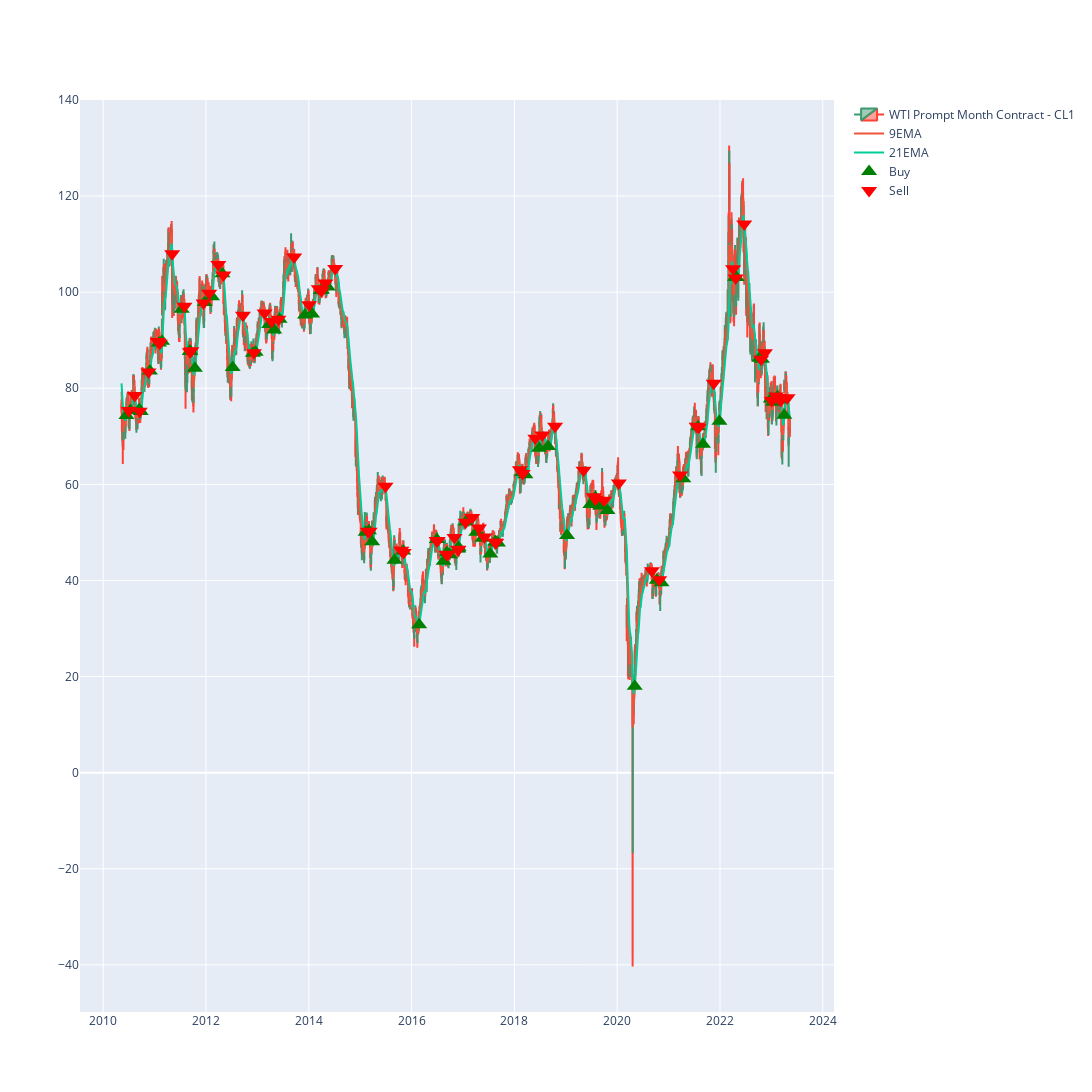

Notebook cell for this chart:
### Code cell
# simple candle chart

def ohlc_plot_sma(df):
    fig = go.Figure(data=[
                    go.Candlestick(
                        x=df.index,
                        open=df['Open'],
                        high=df['High'],
                        low=df['Low'], 
                        close=df['Close'],
                        name = 'WTI Prompt Month Contract - CL1'
                                        ),
                    go.Scatter(
                        x=df.index,
                        y=df['9EMA'],
                        name = '9EMA')]
                   )
                   
    fig.add_trace(go.Scatter(
                    x=df.index, 
                    y=df['21EMA'],
                    mode='lines',
                    name='21EMA')
                 
                 )
    # buy signals
    fig.add_trace(go.Scatter(
                    x=df[df['Position'] == 1].index, 
                    y=df['9EMA'][df['Position'] == 1],
                    mode='markers',
                    name='Buy',
                    marker_symbol='triangle-up',
                    marker_color='green',
                    marker_size=14))
    
    # sell signals
    fig.add_trace(go.Scatter(
                    x=df[df['Position'] == -1].index, 
                    y=df['21EMA'][df['Position'] == -1],
                    mode='markers',
                    name='Sell',
                    marker_symbol='triangle-down',
                    marker_color='red',
                    marker_size=14))
    
    fig.update_layout(xaxis_rangeslider_visible=False,width=1800, height=1300)
    fig.show()
ohlc_plot_sma(df=df)

### Figure 1 — Plotly figure (JSON) as saved in the notebook; plotly's stock layout.template omitted (floating-point values rounded to 4 significant figures; data arrays with more than 128 entries replaced by an {"elided": "..."} marker saying what was removed)
{"data": [{"close": {"elided": "3280 float values"}, "high": {"elided": "3280 float values"}, "low": {"elided": "3280 float values"}, "name": "WTI Prompt Month Contract - CL1", "open": {"elided": "3280 float values"}, "type": "candlestick", "x": {"elided": "3280 str values"}}, {"name": "9EMA", "type": "scatter", "x": {"elided": "3280 str values"}, "y": {"elided": "3280 float values"}}, {"mode": "lines", "name": "21EMA", "type": "scatter", "x": {"elided": "3280 str values"}, "y": {"elided": "3280 float values"}}, {"marker": {"color": "green", "size": 14, "symbol": "triangle-up"}, "mode": "markers", "name": "Buy", "type": "scatter", "x": ["2010-06-15T00:00:00", "2010-07-13T00:00:00", "2010-09-14T00:00:00", "2010-09-24T00:00:00", "2010-11-29T00:00:00", "2011-02-01T00:00:00", "2011-02-23T00:00:00", "2011-07-13T00:00:00", "2011-09-08T00:00:00", "2011-09-12T00:00:00", "2011-10-14T00:00:00", "2011-12-23T00:00:00", "2012-02-13T00:00:00", "2012-04-27T00:00:00", "2012-07-09T00:00:00", "2012-11-29T00:00:00", "2012-12-19T00:00:00", "2013-03-25T00:00:00", "2013-04-30T00:00:00", "2013-06-07T00:00:00", "2013-12-05T00:00:00", "2014-01-24T00:00:00", "2014-03-28T00:00:00", "2014-04-04T00:00:00", "2014-05-15T00:00:00", "2015-02-09T00:00:00", "2015-03-04T00:00:00", "2015-03-27T00:00:00", "2015-09-02T00:00:00", "2015-11-03T00:00:00", "2016-02-24T00:00:00", "2016-06-29T00:00:00", "2016-08-16T00:00:00", "2016-09-08T00:00:00", "2016-09-28T00:00:00", "2016-11-23T00:00:00", "2016-11-28T00:00:00", "2016-11-30T00:00:00", "2017-01-20T00:00:00", "2017-04-05T00:00:00", "2017-05-19T00:00:00", "2017-07-14T00:00:00", "2017-08-18T00:00:00", "2017-08-23T00:00:00", "2017-09-06T00:00:00", "2018-02-26T00:00:00", "2018-03-20T00:00:00", "2018-06-26T00:00:00", "2018-08-28T00:00:00", "2019-01-10T00:00:00", "2019-06-25T00:00:00", "2019-07-31T00:00:00", "2019-09-05T00:00:00", "2019-10-24T00:00:00", "2020-05-05T00:00:00", "2020-10-09T00:00:00", "2020-11-11T00:00:00", "2021-04-15T00:00:00", "2021-07-29T00:00:00", "2021-09-02T00:00:00", "2021-12-28T00:00:00", "2022-04-18T00:00:00", "2022-04-29T00:00:00", "2022-10-07T00:00:00", "2022-10-26T00:00:00", "2022-12-28T00:00:00", "2023-01-13T00:00:00", "2023-02-13T00:00:00", "2023-03-03T00:00:00", "2023-04-03T00:00:00"], "y": [74.35, 75.37, 75.52, 75.15, 83.57, 89.43, 89.76, 96.46, 87.69, 87.72, 84.15, 97.85, 99.04, 103.8, 84.31, 87.28, 87.47, 93.25, 92.12, 94.35, 95.25, 95.44, 100.4, 100.4, 101.1, 50.01, 50.36, 48.04, 44.19, 46.15, 30.77, 48.51, 44.0, 45.83, 45.34, 46.54, 46.57, 46.93, 52.16, 50.03, 48.78, 45.5, 48.05, 47.97, 47.79, 62.47, 61.98, 67.52, 67.9, 49.36, 55.79, 57.24, 55.5, 54.56, 18.01, 40.04, 39.54, 61.15, 72.01, 68.35, 73.13, 103.1, 103.1, 86.23, 86.01, 77.75, 77.08, 78.24, 77.56, 74.37]}, {"marker": {"color": "red", "size": 14, "symbol": "triangle-down"}, "mode": "markers", "name": "Sell", "type": "scatter", "x": ["2010-07-02T00:00:00", "2010-08-13T00:00:00", "2010-09-17T00:00:00", "2010-11-19T00:00:00", "2011-01-24T00:00:00", "2011-02-07T00:00:00", "2011-05-06T00:00:00", "2011-08-01T00:00:00", "2011-09-09T00:00:00", "2011-09-20T00:00:00", "2011-12-15T00:00:00", "2012-01-24T00:00:00", "2012-03-29T00:00:00", "2012-05-04T00:00:00", "2012-09-20T00:00:00", "2012-12-07T00:00:00", "2013-02-21T00:00:00", "2013-04-12T00:00:00", "2013-05-30T00:00:00", "2013-09-19T00:00:00", "2014-01-03T00:00:00", "2014-03-13T00:00:00", "2014-04-02T00:00:00", "2014-04-29T00:00:00", "2014-07-07T00:00:00", "2015-02-26T00:00:00", "2015-03-09T00:00:00", "2015-06-30T00:00:00", "2015-10-21T00:00:00", "2015-11-06T00:00:00", "2016-06-27T00:00:00", "2016-07-05T00:00:00", "2016-09-06T00:00:00", "2016-09-14T00:00:00", "2016-11-01T00:00:00", "2016-11-25T00:00:00", "2016-11-29T00:00:00", "2017-01-19T00:00:00", "2017-03-08T00:00:00", "2017-04-24T00:00:00", "2017-06-02T00:00:00", "2017-08-17T00:00:00", "2017-08-21T00:00:00", "2017-08-24T00:00:00", "2018-02-09T00:00:00", "2018-03-01T00:00:00", "2018-05-30T00:00:00", "2018-07-18T00:00:00", "2018-10-17T00:00:00", "2019-05-07T00:00:00", "2019-07-19T00:00:00", "2019-08-01T00:00:00", "2019-09-30T00:00:00", "2020-01-13T00:00:00", "2020-09-04T00:00:00", "2020-10-26T00:00:00", "2021-03-23T00:00:00", "2021-07-19T00:00:00", "2021-08-03T00:00:00", "2021-11-17T00:00:00", "2022-04-04T00:00:00", "2022-04-22T00:00:00", "2022-06-22T00:00:00", "2022-10-20T00:00:00", "2022-11-16T00:00:00", "2023-01-04T00:00:00", "2023-02-02T00:00:00", "2023-02-17T00:00:00", "2023-03-09T00:00:00", "2023-04-26T00:00:00"], "y": [75.38, 78.49, 75.19, 83.4, 89.75, 89.37, 108.0, 97.08, 87.62, 87.8, 97.75, 99.77, 105.8, 103.6, 95.21, 87.39, 95.64, 93.91, 94.38, 107.3, 97.38, 100.7, 100.3, 101.9, 104.9, 50.2, 50.23, 59.61, 46.3, 45.8, 48.33, 48.3, 45.4, 45.43, 48.93, 46.49, 46.42, 52.11, 53.08, 50.93, 49.07, 47.96, 47.95, 47.92, 63.04, 62.25, 69.6, 70.25, 72.08, 62.92, 57.44, 56.9, 56.68, 60.27, 42.0, 40.15, 61.94, 72.1, 71.87, 81.06, 104.9, 102.9, 114.2, 86.05, 87.38, 77.47, 78.41, 78.06, 77.45, 78.03]}], "layout": {"height": 1300, "width": 1800, "xaxis": {"autorange": true, "range": ["2009-08-21 23:17:03.7438", "2024-02-17 00:42:56.2562"], "rangeslider": {"visible": false, "yaxis": {}}, "type": "date"}, "yaxis": {"autorange": true, "range": [-49.81, 140.0], "type": "linear"}}}
